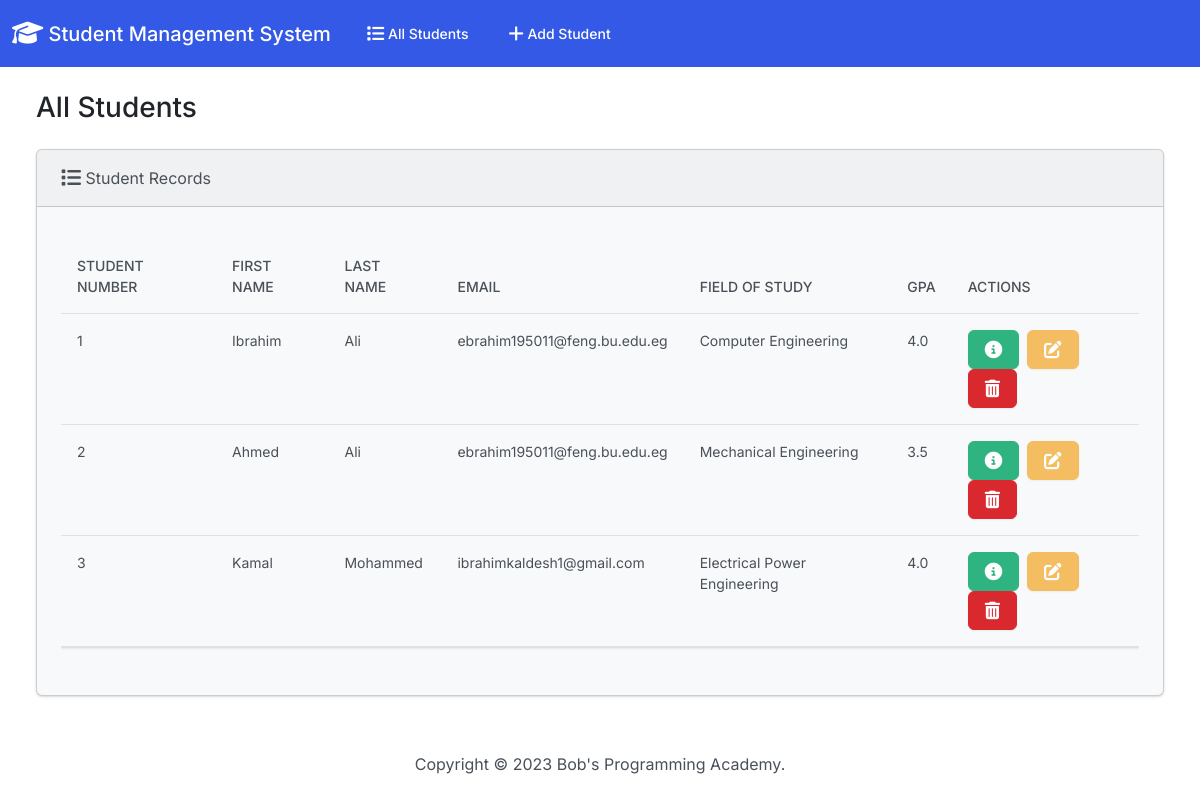
The page / on the database its author committed.
### students/models.py (models this page shows, shortened)
class Student(models.Model):
  student_number = models.PositiveIntegerField()
  first_name = models.CharField(max_length=50)
  last_name = models.CharField(max_length=50)
  email = models.EmailField(max_length=100)
  field_of_study = models.CharField(max_length=50)
  gpa = models.FloatField()

### students/views.py (the view)
# urls.py: path('', views.index, name='index'),
def index(request):
  return render(request, 'students/index.html', {
    'students': Student.objects.all()
  })

### students/templates/students/index.html (shortened to what this page needs)
{% extends "students/base.html" %}
{% block body %}
<h3 class="m-4">All Students</h3>
<div class="row">
  <div class="col-12">
    {% if students %}
    <div class="card bg-light ms-4 me-4 mb-4">
      <div class="card-header">
        <i class="fa-solid fa-list fa-lg"></i> Student Records
      </div>
      <div class="card-body">
        <p class="card-text">
          <div class="table-responsive">
            <table class="table table-hover">
              <thead>
                <tr>
                  <th scope="col">Student Number</th>
                  <th scope="col">First Name</th>
                  <th scope="col">Last Name</th>
                  <th scope="col">Email</th>
                  <th scope="col">Field of Study</th>
                  <th scope="col">GPA</th>
                  <th scope="col">Actions</th>
                </tr>
              </thead>
              <tbody>
                {% for student in students %}
                  <tr>
                    <td>{{ student.student_number }}</td>
                    <td>{{ student.first_name }}</td>
                    <td>{{ student.last_name }}</td>
                    <td>{{ student.email }}</td>
                    <td>{{ student.field_of_study }}</td>
                    <td>{{ student.gpa }}</td>
                    <td>
                      <button type="button" class="btn btn-success me-1" href="{% url 'view_student' student.id %}" data-bs-toggle="modal" data-bs-target="#myModal{{student.id}}">
                      </button>
                      <a class="btn btn-warning me-1" href="{% url 'edit' student.id %}">
                      </a>
                      <button type="button" class="btn btn-danger" data-bs-toggle="modal" data-bs-target="#delete{{student.id}}">
                      </button>
                    </td>
                  </tr>
                {% endfor %}
              </tbody>
            </table>
          </div>
        </p>
      </div>
    </div>
    {% else %}
      <h5 class="alert alert-primary ms-4 me-4">No Student Records</h5>
    {% endif %}
  </div>
</div>
{% endblock %}

### students/templates/students/base.html (shortened to what this page needs)
{% load static %}
<!DOCTYPE html>
<html lang="en">
  <head>
    <link rel="stylesheet" href="https://cdnjs.cloudflare.com/ajax/libs/font-awesome/6.1.1/css/all.min.css">
    <link href="{% static 'css/bootstrap.min.css' %}" rel="stylesheet">
  </head>
  <body class="d-flex flex-column min-vh-100">
    <nav class="navbar navbar-expand-lg navbar-dark bg-primary">
      <div class="container-fluid">
        <a class="navbar-brand" href="{% url 'index' %}">
          <i class="fa-solid fa-graduation-cap fa-lg"></i> Student Management System
        </a>
        <div class="collapse navbar-collapse" id="navbarColor01">
          <ul class="navbar-nav me-auto">
            <li class="nav-item">
              <a class="nav-link" href="{% url 'index' %}">
                 All Students
              </a>
            </li>
            <li class="nav-item">
              <a class="nav-link" href="{% url 'add' %}">
                 Add Student
              </a>
            </li>
          </ul>
        </div>
      </div>
    </nav>
    <div class="container-fluid">
      {% block body %}
      {% endblock %}
    </div>
    <footer class="mt-auto mb-4">
      <div class="text-center">
        <span>
          Copyright &copy; <script>document.write(new Date().getFullYear())</script> Bob's Programming Academy.
        </span>
      </div>
    </footer>
  </body>
</html>

### rows shown on the page
Student: student_number "1", first_name "Ibrahim", last_name "Ali", email "ebrahim195011@feng.bu.edu.eg", field_of_study "Computer Engineering", gpa "4.0"
Student: student_number "2", first_name "Ahmed", last_name "Ali", email "ebrahim195011@feng.bu.edu.eg", field_of_study "Mechanical Engineering", gpa "3.5"
Student: student_number "3", first_name "Kamal", last_name "Mohammed", email "ibrahimkaldesh1@gmail.com", field_of_study "Electrical Power Engineering", gpa "4.0"
